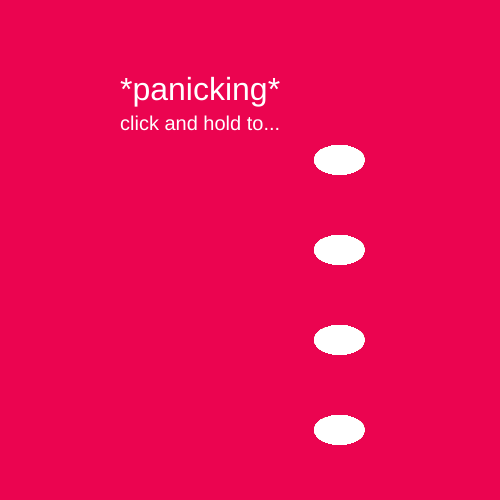
Frame 1 (no input)
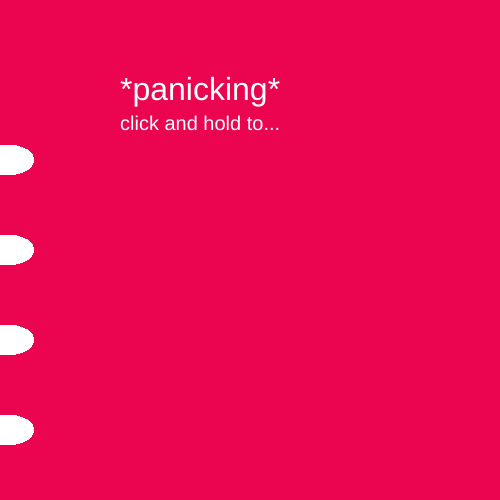
Frame 60 (no input)
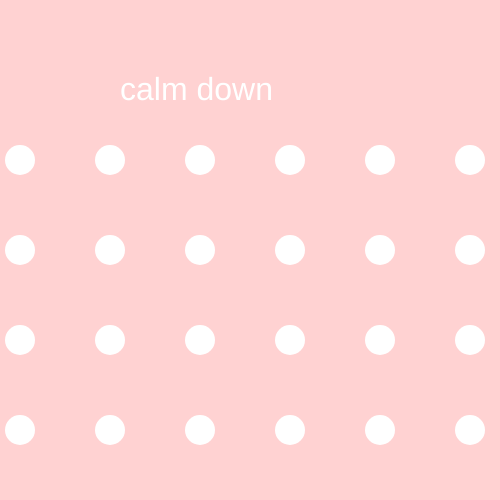
Frame 120 (the mouse pressed at the canvas centre since frame 60)

The p5.js sketch that drew these frames (run headless with seeded random() and noise() and a simulated clock; from frame 60 on, the mouse is pressed at the canvas centre):

// p5.js sketch
// ── sketch.js
var xpos = 20; //starting x position
var ypos = 160; //starting y position
var step = 90; //space between circles

function setup() {
  createCanvas(500,500);
}

function draw() {
  if (mouseIsPressed) {
    background(255,210,210);
    fill (255);
    for (var i = 0; i < 6; i++){
        for (let j = 0; j < 8; j++) {
          ellipse(xpos+(step*i), ypos+(step*j), 30, 30);
        }
    }
    let w='calm down';
    textSize(32);
    text(w,120,100);
  }

  else {
    background(235, 4, 80);
    noStroke();
    fill (255);
    for (var i = 0; i < width; i++){
        for (let j = 0; j < 8; j++) {
          ellipse(250+(sin(frameCount/5)*450), ypos+(step*j), 50, 30);
        }
    }
    let w='*panicking*';
    textSize(32);
    text(w,120,100);
    let n='click and hold to...';
    textSize(20);
    text(n,120,130);
  }
}
